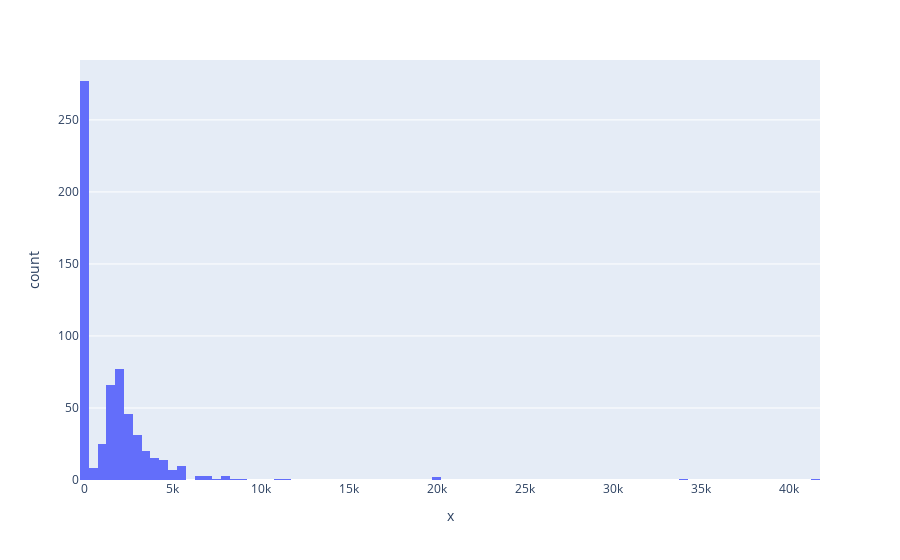

This figure's notebook cell:
### Code cell
px.histogram(x=df.CoapplicantIncome)

### Figure 1 — Plotly figure (JSON) as saved in the notebook; plotly's stock layout.template omitted (floating-point values rounded to 4 significant figures; data arrays with more than 128 entries replaced by an {"elided": "..."} marker saying what was removed)
{"data": [{"alignmentgroup": "True", "bingroup": "x", "hovertemplate": "x=%{x}<br>count=%{y}<extra></extra>", "legendgroup": "", "marker": {"color": "#636efa", "pattern": {"shape": ""}}, "name": "", "offsetgroup": "", "orientation": "v", "showlegend": false, "type": "histogram", "x": {"elided": "614 float values"}, "xaxis": "x", "yaxis": "y"}], "layout": {"barmode": "relative", "legend": {"tracegroupgap": 0}, "margin": {"t": 60}, "xaxis": {"anchor": "y", "domain": [0, 1], "title": {"text": "x"}}, "yaxis": {"anchor": "x", "domain": [0, 1], "title": {"text": "count"}}}}
